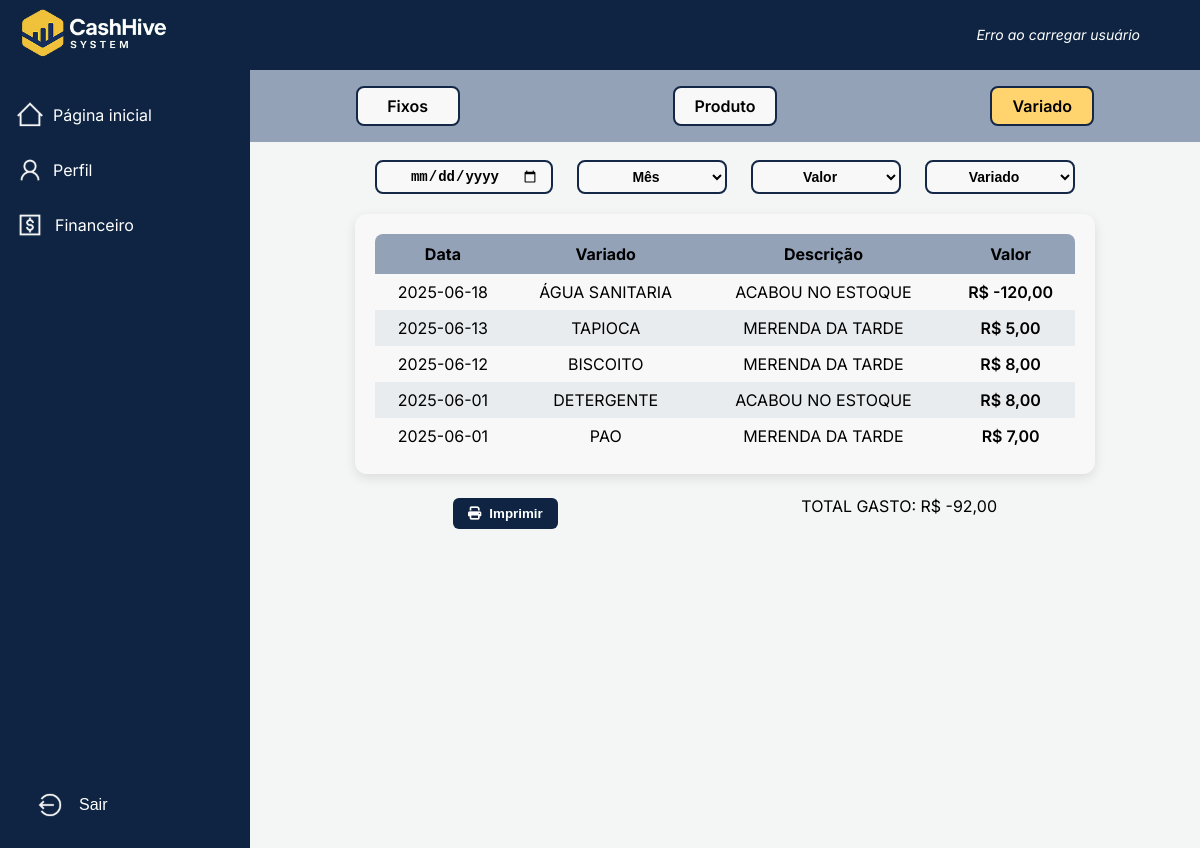
The app's page /public/despesas_variadas.php (signed in) with its own data.
### tables this page shows
CREATE TABLE `despesa_variados` (
  `id_despesa_variados` int(11) NOT NULL,
  `data_conta` date NOT NULL,
  `data_pagamento` date NOT NULL,
  `descricao` varchar(255) NOT NULL,
  `valor` decimal(10,2) NOT NULL,
  `variado` varchar(100) DEFAULT NULL
);

### public/despesas_variadas.php (the view, shortened to what this page needs)
<?php
$conn = Conexao::getConn();
$sql = "SELECT * FROM DESPESA_VARIADOS WHERE 1=1 ";
$params = [];
$sql .= " ORDER BY data_conta DESC";
$stmt = $conn->prepare($sql);
$stmt->execute($params);
$result = $stmt->fetchAll(PDO::FETCH_ASSOC);
$sqlTotal = "SELECT SUM(valor) AS total FROM DESPESA_VARIADOS WHERE 1=1";
$paramsTotal = [];
$stmtTotal = $conn->prepare($sqlTotal);
$stmtTotal->execute($paramsTotal);
$resultTotal = $stmtTotal->fetch(PDO::FETCH_ASSOC);
$totalFiltrado = $resultTotal['total'] ?? 0;
?>
<!DOCTYPE html>
<html lang="pt-br">
<head>
  <link rel="stylesheet" href="../assets/css/reset.css">
  <link rel="stylesheet" href="../assets/css/despesas_variadas.css">
  <link rel="stylesheet" href="https://cdnjs.cloudflare.com/ajax/libs/font-awesome/6.7.2/css/all.min.css" />
  <link rel="stylesheet" href="../assets/css/modalsair.css">
</head>
<body>
<header class="container-header">
    <div class="logo">
        <img src="../assets/img/logo.png" alt="Logo CashHive">
    </div>
    <div class="user">
        <p id="user-info">Carregando usuário...</p>
    </div>
</header>
<div class="main-container">
    <aside class="menu">
        <nav class="nav">
            <ul>
                <li>
                    <img src="../assets/img/homeicon.svg" alt="Início">
                    <a href="../public/homepage.php">Página inicial</a>
                </li>
                <li>
                    <img src="../assets/img/profileicon.svg" alt="Perfil">
                    <a href="../public/profile.php">Perfil</a>
                </li>
                <li>
                    <details class="submenu">
                        <summary>
                            <img src="../assets/img/financeicon.svg" alt="Financeiro">
                            Financeiro
                        </summary>
                    </details>
                </li>
                <li class="logout">
                    <img src="../assets/img/logouticon.svg" alt="Sair">
                    <button class="open-modal" data-modal="modal-sair">Sair</button>
                </li>
            </ul>
        </nav>
    </aside>
    <div class="nav-category">
        <nav class="nav-options">
            <ul>
                <li><a href="../public/despesas_fixas.php">Fixos</a></li>
                <li><a href="../public/despesa_produto.php">Produto</a></li>
                <li class="active"><a href="../public/despesas_variadas.php">Variado</a></li>
            </ul>
        </nav>
    </div>
    <div class="nav-filter-category">
    <form id="filtro-form" method="GET">
        <div class="filters">
            <input type="date" id="data-filter" name="data" value="">
            <select id="produto-filter" name="produto">
                <option value="">Mês</option>
            </select>
            <select id="categoria-filter" name="categoria">
                <option value="">Valor</option>
            </select>
            <select id="quantidade-filter" name="quantidade">
                <option value="">Variado</option>
            </select>
        </div>
    </form>
</div>
    <main class="main-tabela">
        <table class="tabela-receitas">
            <thead>
                <tr>
                    <th>Data</th>
                    <th>Variado</th>
                    <th>Descrição</th>
                    <th>Valor</th>
                </tr>
            </thead>
            <tbody>
            <?php
            if($result) {
                foreach($result as $row) {
                    echo "<tr>";
                    echo "<td>" . htmlspecialchars(date('Y-m-d', strtotime($row['data_conta']))) . "</td>";
                    echo "<td>" . htmlspecialchars($row['variado']) . "</td>";
                    echo "<td>" . htmlspecialchars($row['descricao']) . "</td>";
                    echo "<td>R$ " . number_format($row['valor'], 2, ',', '.') . "</td>";
                    echo "</tr>";
                }
            } else {
                echo "<tr><td colspan='4'>Nenhuma despesa encontrada.</td></tr>";
            }
            ?>
            </tbody>
        </table>
    </main>
    <div class="final-tabela">
        <div class="acoes">
            <div class="botoes">
                <button class="btn-imprimir"><i class="fa fa-print"></i> Imprimir</button>
            </div>
        </div>
        <div class="total-gasto-box">
            TOTAL GASTO: R$ <?= number_format($totalFiltrado, 2, ',', '.') ?>
        </div>
    </div>
</div>
</body>
</html>

### assets/css/despesas_variadas.css (style rules this page uses)
body { margin: 0; font-family: 'Inter', sans-serif; background-color: #f4f6f5; color: #000000; }
.container-header { position: fixed; top: 0; left: 0; z-index: 1000; height: 70px; background-color: #0e2442; color: white; display: flex; justify-content: space-between; align-items: center; width: 100%; padding: 0 20px; }
.logo img { height: 50px; }
.user p { font-size: 14px; font-style: italic; margin:0 80px; }
.menu { width: 250px; height: 100vh; position: fixed; top: 70px; left: 0; background-color: #0e2442; padding: 20px 0; }
.nav ul { list-style: none; padding: 0; margin: 0; display: flex; flex-direction: column; gap: 5px; }
.nav li { padding: 10px 15px; display: flex; align-items: center; gap: 8px; }
.nav li a { color: white; text-decoration: none; font-size: 16px; width: 100%; }
.submenu summary { color: white; font-size: 16px; display: flex; align-items: center; gap: 10px; cursor: pointer; }
.logout { position: fixed; bottom: 20px; left: 20px; display: flex; align-items: center; gap: 10px; }
.logout button { color: white; background-color: transparent; text-decoration: none; font-size: 16px; border: none; }
.main-container { margin-left: 250px; padding: 50px; margin-top: 20px; background-color: #f4f6f5; min-height: calc(100vh - 70px); }
.nav-category { position: fixed; top: 70px; left: 250px; right: 0; z-index: 999; padding: 16px 24px; background-color: #93A2B7; width: calc(100% - 250px); box-sizing: border-box; }
.nav-options ul { display: flex; justify-content: space-around; align-items: center; list-style: none; padding: 0; margin: 0; gap: 50px; }
.nav-options ul li { background-color: #F8F8F8; border: 2px solid #142747; border-radius: 8px; width: 100px; height: 36px; display: flex; justify-content: center; align-items: center; cursor: pointer; transition: background-color 0.3s ease; }
.nav-options ul li a { text-decoration: none; color: #000; font-weight: 600; font-size: 16px; text-align: center; }
.nav-options ul li.active { background-color: #FFD36E; font-weight: 700; }
.nav-filter-category { margin-top: 90px; display: flex; justify-content: center; align-items: center; }
.filters { width: 700px; display: flex; justify-content: space-between; gap: 8px; }
.filters input, .filters select { border: 2px solid #142747; border-radius: 8px; padding: 6px 12px; text-align: center; font-weight: 700; font-size: 14px; background-color: #F8F8F8; width: 100%; max-width: 150px; }
.main-tabela { color: #000000; font-size: 16px; padding: 20px; background-color: #F8F8F8; border-radius: 12px; box-shadow: 0 4px 12px rgba(0, 0, 0, 0.1); margin-top: 20px; max-width: 700px; margin-left: auto; margin-right: auto; }
.tabela-receitas { width: 100%; border-collapse: collapse; overflow: hidden; border-radius: 8px; }
.tabela-receitas thead th { background-color: #93A2B7; text-align: center; padding: 12px 8px; font-weight: 700; }
.tabela-receitas tbody tr:nth-child(even) { background-color: #e9ecef; }
.tabela-receitas tbody td { padding: 10px 8px; color: #000000; text-align: center; }
.tabela-receitas tbody td:last-child { font-weight: 600; }
.final-tabela { margin-top: 24px; display: flex; justify-content: space-between; }
.final-tabela { display: flex; justify-content: space-between; align-items: flex-start; margin-top: 24px; max-width: 64%; margin-left: auto; margin-right: auto; }
.total-gasto-box { display: flex; align-items: flex-start; justify-content: flex-end; min-width: 220px; }
.botoes { display: flex; flex-direction: column; gap: 10px; }
.btn-imprimir { background-color: #0e2442; color: white; border: none; padding: 8px 15px; border-radius: 6px; cursor: pointer; font-weight: 600; display: flex; align-items: center; justify-content: center; display: flex; gap: 8px; }

### records on screen
despesa_variados: data_conta "2025-06-18", variado "ÁGUA SANITARIA", descricao "ACABOU NO ESTOQUE", valor "-120,00"
despesa_variados: data_conta "2025-06-13", variado "TAPIOCA", descricao "MERENDA DA TARDE", valor "5,00"
despesa_variados: data_conta "2025-06-12", variado "BISCOITO", descricao "MERENDA DA TARDE", valor "8,00"
despesa_variados: data_conta "2025-06-01", variado "DETERGENTE", descricao "ACABOU NO ESTOQUE", valor "8,00"
despesa_variados: data_conta "2025-06-01", variado "PAO", descricao "MERENDA DA TARDE", valor "7,00"

### other values on screen
$totalFiltrado "-92,00"
